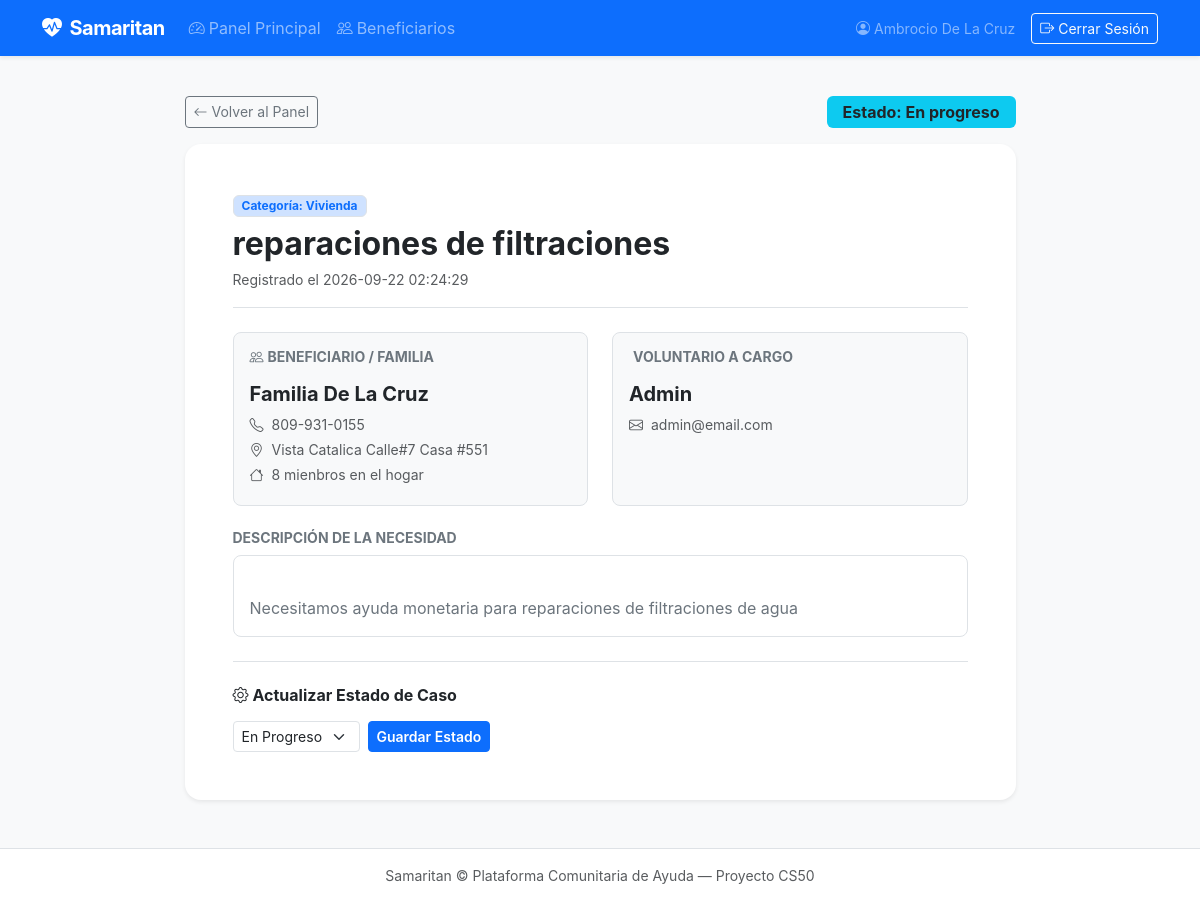
The page /cases/3 (signed in) on the database as committed earlier.
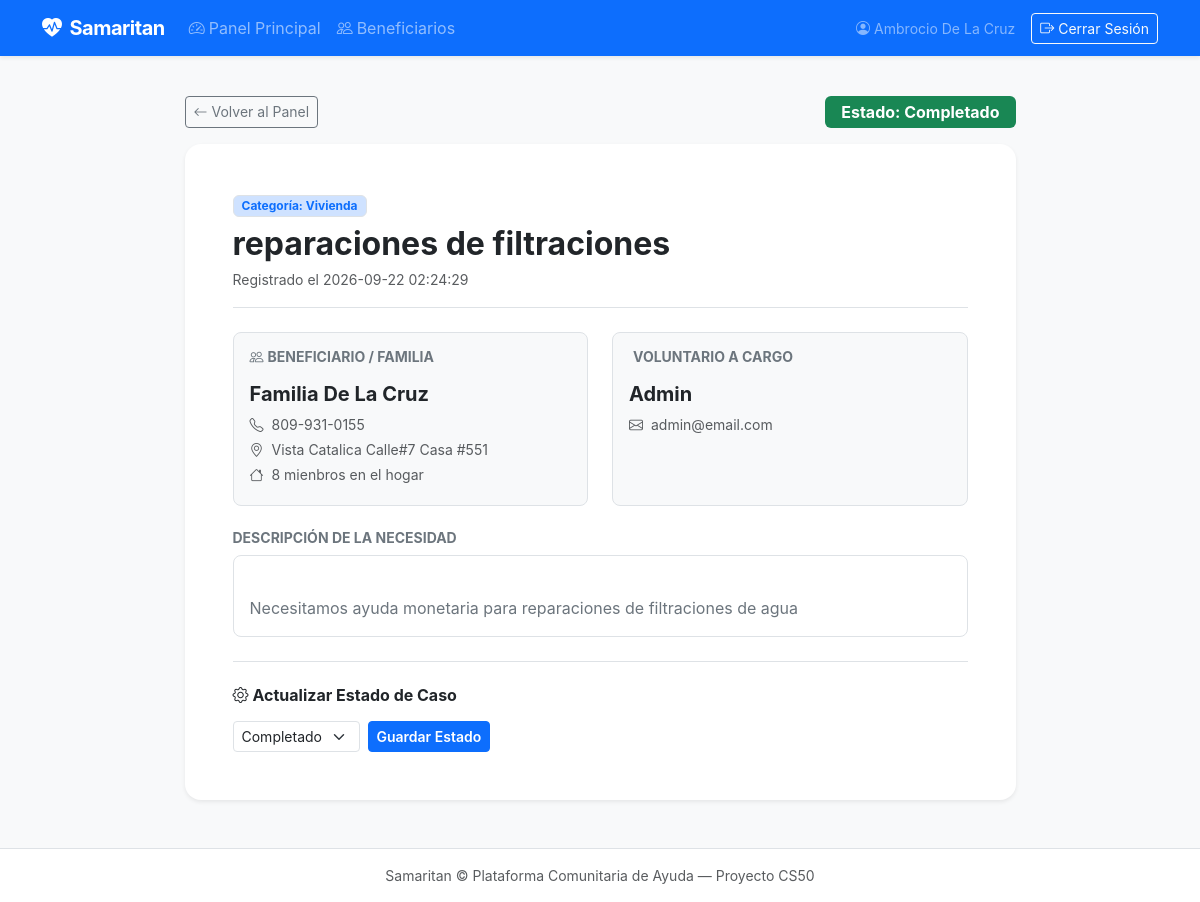
The same page on the database as committed later.
### tables this page shows
CREATE TABLE cases (
    id INTEGER PRIMARY KEY AUTOINCREMENT,
    beneficiary_id INTEGER NOT NULL,
    case_type TEXT NOT NULL,
    category TEXT NOT NULL,
    status TEXT NOT NULL DEFAULT 'pending',
    volunteer_id INTEGER,
    description TEXT,
    created_at TIMESTAMP DEFAULT CURRENT_TIMESTAMP,
    FOREIGN KEY (beneficiary_id) REFERENCES beneficiaries(id) ON DELETE CASCADE,
    FOREIGN KEY (volunteer_id) REFERENCES users (id) ON DELETE SET NULL
);

### app.py (the view)
@app.route("/cases/<int:case_id>")
@login_required
def case_detail(case_id):
  with get_db() as conn:
    case = conn.execute("""
      SELECT
        c.id, c.case_type, c.category, c.status, c.description, c.created_at ,
        b.id AS beneficiary_id, b.name AS beneficiary_name, b.phone AS beneficiary_phone,
        b.location AS beneficiary_location, b.household_size,
        u.id AS volunteer_id, u.name As volunteer_name, u.email AS volunteer_email
      FROM cases c
      JOIN beneficiaries b ON c.beneficiary_id = b.id
      LEFT JOIN users u ON c.volunteer_id = u.id
      WHERE c.id = ?;
      """,(case_id,)).fetchone()
    if case is None:
      flash("Case not found.", "error")
      return redirect("/")
  return render_template("case_detail.html", case=case)

### app.py (called while the page is built)
@app.after_request
def after_request(response):
    response.headers["Cache-Control"] = "no-cache, no-store, must-revalidate"
    response.headers["Expires"] = 0
    response.headers["Pragma"] = "no-cache"
    return response

### db.py (called while the page is built)
def get_db():
  if "db" not in g:
    g.db = sqlite3.connect(
      current_app.config["DATABASE"],
      detect_types=sqlite3.PARSE_DECLTYPES
    )
    g.db.row_factory = sqlite3.Row
  return g.db

def login_required(f):
  @wraps(f)
  def wrapper(*args, **kwargs):
    if session.get("user_id") is None:
      return redirect("/login")
    return f(*args, **kwargs)
  return wrapper

### templates/case_detail.html (shortened to what the changed rows need)
{% extends "layout.html" %}
{% block main %}
  <div class="row justify-content-center">
    <div class="col-12 col-lg-9">
      <div class="d-flex justify-content-between align items-center mb-3">
        <div>
          {% if case.status == 'pending' %}
            <span class="badge bg-warning text-dark fs-6 px-3 py-2">Estado: Pendiente</span>
          {% elif case.status == 'in_progress' %}
            <span class="badge bg-info text-dark fs-6 px-3 py-2">Estado: En progreso</span>
          {% else %}
            <span class="badge bg-success fs-6 px-3 py-2">Estado: Completado</span>
          {% endif %}
        </div>
      </div>
      <div class="card border-0 shadow-sm rounded-4 bg-white mb-4">
        <div class="card-body p-4 p-md-5">
          <div class="d-flex justify-content-between align-items-start border-bottom pb-3 mb-4">
            <div>
              <span class="badge bg-primary-subtle text-primary border px-2 py-1 mb-2">
                Categoría: {{ case.category }}
              </span>
              <h2 class="fw-bold text-dark mb-1">{{ case.case_type }}</h2>
              <span class="text-muted small">Registrado el {{ case.created_at }}</span>
            </div>
          </div>
          <div class="mb-4">
            <div class="p-3 rounded-3 bg-white border">
              <p class="mb-0 text-secondary" style="white-space: pre-line;">
                {{ case.description if case.description else 'No se ingresaron detalles adicionales.' }}
              </p>
            </div>
          </div>
          <div class="border-top pt-4">
            <form action="/cases/{{ case.id }}/status" method="post" class="row g-2 align-items-center">
              <div class="col-auto">
                <select name="status" class="form-select form-select-sm">
                  <option value="in_progress" {% if case.status == 'in_progress' %}selected{% endif %}>En Progreso</option>
                  <option value="complete" {% if case.status == 'complete' %}selected{% endif %}>Completado</option>
                </select>
              </div>
            </form>
          </div>
        </div>
      </div>
    </div>
  </div>
{% endblock %}

Rows that differ between the two databases and show on the page:
changed cases "reparaciones de filtraciones": status "En Progreso" → "Completado"
Other text that changed with them:
text no longer shown: "Estado: En progreso"
text now shown: "Estado: Completado"
